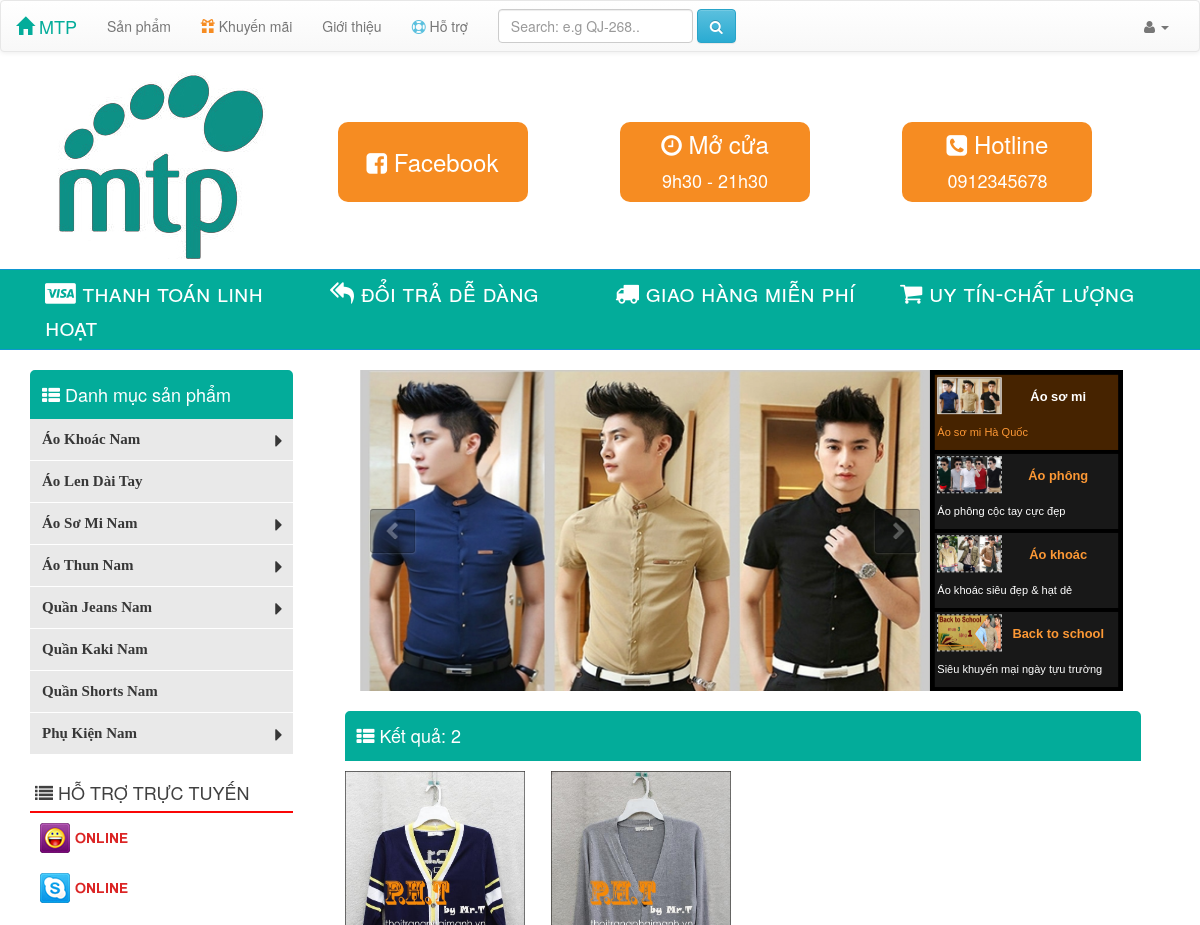
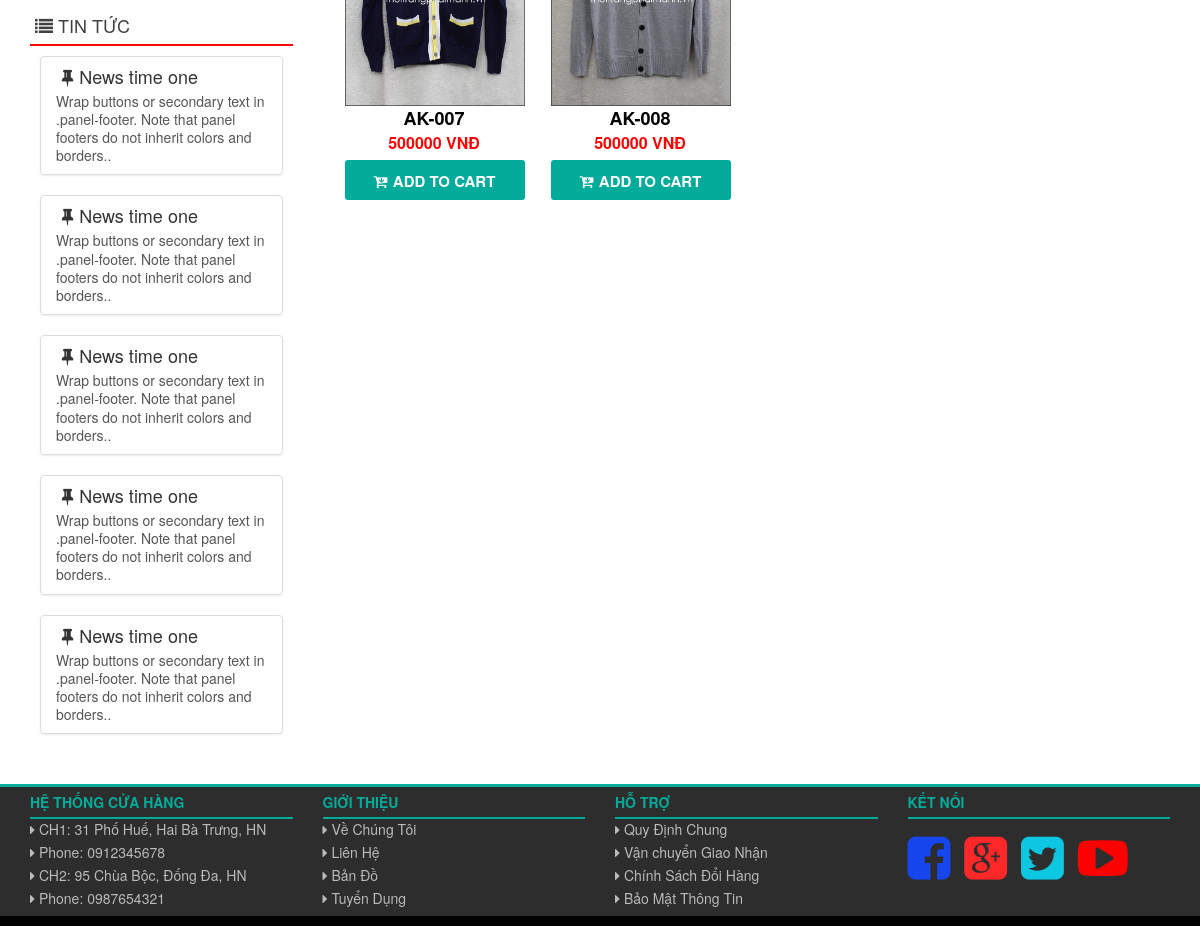
The page /index.php/shop/search on the database its author committed (2 pictures, top to bottom).
### tables this page shows
CREATE TABLE `catalog` (
  `catalogId` int(11) NOT NULL,
  `name` char(50) NOT NULL,
  `parent` int(11) DEFAULT NULL
);

CREATE TABLE `product` (
  `productId` int(11) NOT NULL,
  `catalogId` int(11) NOT NULL,
  `name` char(100) NOT NULL,
  `price` int(11) NOT NULL,
  `description` text,
  `images` char(200) NOT NULL
);

### application/controllers/Shop.php (called while the page is built, shortened)
<?php
class Shop extends CI_Controller{
	public function __construct(){
		$this->load->helper("url");
		$this->load->library("session");
		$this->load->Model('Mshop');
	}
	public function search(){
		$catalog_array = $this->Mshop->getCatalog();
		$data["catalog"] = $catalog_array;
		$s = $this->input->get("str");
		$s = strtoupper($s);
		$config['base_url'] = base_url().'index.php/shop/search';
		$config['total_rows'] = $this->Mshop->count_searchProduct($s);
		$config['per_page'] = 8;
        $config['uri_segment'] = 3;
        $config['num_links'] = 2;
        $config['get'] = '?str'.$s;
	    $config['first_url'] = $config['base_url'].'?'.http_build_query($_GET);
        $config['full_tag_open'] = '<nav><ul class="pagination">';
    	$config['full_tag_close'] = '</ul></nav>';
        $config['first_link'] = '&laquo; First';
        $config['first_tag_open'] = '<li>';
    	$config['first_tag_close'] = '</li>';
    	$config['last_link'] = 'Last &raquo;';
	    $config['last_tag_open'] = '<li>';
	    $config['last_tag_close'] = '</li>';
	    $config['next_link'] = 'Next &rarr;';
	    $config['next_tag_open'] = '<li>';
	    $config['next_tag_close'] = '</li>';
	    $config['prev_link'] = '&larr; Previous';
	    $config['prev_tag_open'] = '<li>';
	    $config['prev_tag_close'] = '</li>';
    	$config['cur_tag_open'] = '<li class="active"><a href="">';
	    $config['cur_tag_close'] = '</a></li>';
	    $config['num_tag_open'] = '<li>';
	    $config['num_tag_close'] = '</li>';
        $this->load->library('pagination',$config);
		$product_array = $this->Mshop->searchProduct($config['per_page'],$this->uri->segment(3),$s);
		$data["product"] = $product_array;
		$data['skq'] = $this->Mshop->count_searchProduct($s);
		$this->load->view("shop/searchg",$data);
	}
}
?>

### index.php (called while the page is built, shortened)
<?php
require_once BASEPATH.'core/CodeIgniter.php';

### application/models/Mshop.php (called while the page is built, shortened)
<?php
class Mshop extends CI_Model{
	public function getCatalog(){
		$query = $this->db->get('catalog');
		return $query->result_array();
	}
	public function searchProduct($total,$start,$s){
		$this->db->limit($total, $start);
		$this->db->like("name","$s");
		$query = $this->db->get("product");
		return $query->result_array();
	}
	public function count_searchProduct($s){
		$this->db->like("name","$s");
		$query = $this->db->get("product");
		return $query->num_rows();
	}
}
?>

### application/views/shop/searchg.php (the view, shortened to what this page needs)
<!DOCTYPE html>
<html>
<head>
	<link type ="text/css" rel="stylesheet" href="<?php echo base_url() ?>asset/bootstrap/css/reset.css" />
	<link type ="text/css" rel="stylesheet" href="<?php echo base_url() ?>asset/bootstrap/css/bootstrap.min.css" />
	<link type ="text/css" rel="stylesheet" href="<?php echo base_url() ?>asset/bootstrap/css/bootstrap-theme.min.css" />
	<link type ="text/css" rel="stylesheet" href="<?php echo base_url() ?>asset/font-awesome/css/font-awesome.css" />
	<link type ="text/css" rel="stylesheet" href="<?php echo base_url() ?>asset/css/style-shop.css" />
    <link type ="text/css" rel="stylesheet" href="<?php echo base_url() ?>asset/css/coin-slider-styles.css"/>
    <link type ="text/css" rel="stylesheet" href="<?php echo base_url() ?>asset/css/style-product.css"/>
</head>
<body>
	<?php include 'navbar.php';?>
    <div class="container">
        <div class="row">
            <div class="col-xs-12 col-sm-3 col-md-3">
                <a href="<?php echo base_url() ?>index.php/shop">
                    <img src="<?php echo base_url() ?>asset/images/logo.jpg" style="margin-bottom:10px; margin-left: 26px;">
                </a>
            </div>
            <div class="col-xs-12 col-sm-9 col-md-9 hidden-xs">
                <div class="col-xs-12 col-sm-4 col-md-4">
                    <div class="box1">
                        <i class="fa fa-facebook-square"></i> Facebook
                    </div>
                </div>
                <div class="col-xs-12 col-sm-4 col-md-4">
                    <div class="box2">
                        <i class="fa fa-clock-o"></i> Mở cửa<br>
                        <span style="font-size: 18px;">9h30 - 21h30</span>
                    </div>
                </div>
                <div class="col-xs-12 col-sm-4 col-md-4">
                    <div class="box3">
                        <i class="fa fa-phone-square"></i> Hotline<br>
                        <span style="font-size: 18px;">0912345678</span>
                    </div>
                </div>
            </div>
        </div>
    </div>
    <div style="background:#03AC9A; width:100%; border-top:solid 1px #0D97D0; border-bottom:solid 1px #0D97D0; padding:5px;">
        <div class="container">
            <div class="row">
                <div class="col-xs-12 col-sm-12 col-md-12">
                    <div class="col-xs-12 col-sm-3 col-md-3">
                        <a href="#" style="text-decoration: none;"><span class="khauhieu"><i class="fa fa-cc-visa"></i> thanh toán linh hoạt </span></a>
                    </div>
                    <div class="col-xs-12 col-sm-3 col-md-3">
                        <a href="#" style="text-decoration: none;"><span class="khauhieu"><i class="fa fa-mail-reply-all"></i> đổi trả dễ dàng </span></a>
                    </div>
                    <div class="col-xs-12 col-sm-3 col-md-3">
                        <a href="#" style="text-decoration: none;"><span class="khauhieu"><i class="fa fa-truck"></i> giao hàng miễn phí </span></a>
                    </div>
                    <div class="col-xs-12 col-sm-3 col-md-3">
                        <a href="#" style="text-decoration: none;"><span class="khauhieu"><i class="fa fa-shopping-cart"></i> uy tín-chất lượng </span></a>
                    </div>
                </div>
            </div>
        </div>
    </div>
    <div class="container">
        <div class="row">
            <div class="col-xs-12 col-sm-3 col-md-3" style="color: #fff;">
                <div class="panel-dark"><i class="fa fa-th-list"></i> Danh mục sản phẩm</div>
                <div class="panel-dark-body panel-bg">
                    <?php include 'sidebar.php';?>
                </div>
                <div class="panel-news hidden-xs"><i class="fa fa-list"></i> HỖ TRỢ TRỰC TUYẾN</div>
                <div class="panel-news-body hidden-xs">
                    <div style="margin-bottom: 20px;">
                        <a href="#"><img src="<?php echo base_url() ?>asset/images/yahoo-on.png"></a>
                    </div>
                    <div>
                        <a href="#"><img src="<?php echo base_url() ?>asset/images/skype-on.png"></a>
                    </div>
                </div>
                <div class="panel-news hidden-xs"><i class="fa fa-list"></i> TIN TỨC</div>
                <div class="panel-news-body hidden-xs">
                    <?php
                    for($i=0; $i<5; $i++){
                        echo '<div class="list-group">';
                        echo '<a href="#" class="list-group-item">';
                        echo '<h4 class="list-group-item-heading"><i class="fa  fa-thumb-tack fa-fw"></i>News time one</h4>';
                        echo '<p class="list-group-item-text">Wrap buttons or secondary text in
                        .panel-footer. Note that panel footers do not inherit colors and borders..
                        </p>';
                        echo '</a>';
                        echo '</div>';
                    }
                    ?>
                </div>
            </div>
            <div class="col-xs-12 col-sm-9 col-md-9" style="color: #fff;">
                <div class="hidden-xs" style="margin-top:20px; width:90%; background-color: #000; margin-left:37px;">
                </div>
                <div class="panel-dark" style="width:94%; margin-left: 22px;"><i class="fa fa-th-list"></i> Kết quả: <?php echo $skq;
                ?></div>
                <div class="panel-dark-body2">
                    <?php
                        foreach ($product as $row) {
                            echo '<div class="col-xs-12 col-sm-6 col-md-3 product">';
                            echo '<a href="'. base_url().'index.php/product/index?id='.$row['productId'] .'">';
                            echo '<img width="180" height="260" src="' . $row['images'] . '">';
                            echo '<div class="title">'. $row['name'] .'</div>';
                            echo '<div class="price">'. $row['price'] .' VNĐ</div>';
                            echo '</a>';
                            echo '<a href="'.base_url().'index.php/users" style="color:#fff;">';
                            echo '<button class="add-to-cart" id="add"><i class="fa fa-cart-arrow-down"></i> ADD TO CART</button>';
                            echo '</a></div>';
                        }
                    ?>
                </div>
            </div>
        </div>
    </div>
	<?php include 'footer.php'; ?>
</body>
</html>

### application/views/shop/sidebar.php (shortened to what this page needs)
<!DOCTYPE html>
<html>
<head>
    <link rel="stylesheet" type="text/css" href="<?php echo base_url() ?>asset/css/sidebar.css" />
</head>
<body>
    <div id="smoothmenu2" class="ddsmoothmenu-v">
    <ul>
        <?php
            foreach ($catalog as $row){
                 if($row['parent'] == null){
                    echo '<li><a href ="'.base_url().'index.php/catalog/index?id='.$row['catalogId'].'">';
                    echo $row['name'];
                    foreach ($catalog as $row2){
                        if($row2['parent'] == $row['catalogId']){
                            echo '<i class="fa fa-caret-right" style="position: absolute; right:10px; font-size:20px;"></i></a>';
                            break;
                        }
                    }
                    echo '</li>';
                }
            }
        ?>
    </ul>
</div>
</body>
</html>

### asset/css/style-shop.css (style rules this page uses)
.khauhieu { color: #fff; font-size:24px; font-variant:small-caps; }
.panel-dark { padding: 10px; margin-top: 20px; font-size: 18px; background-color:#03AC9A; border: 2px solid #03AC9A; border-top-left-radius:5px;border-top-right-radius:5px; }
.panel-dark-body { padding: 0px; border: 0px solid #03AC9A; border-top:none; }
.panel-dark-body2 { padding: 10px; border: none; }
.panel-bg { background-color: #E9E9E9 }
.panel-news { padding: 5px; margin-top: 20px; font-size: 18px; border-bottom: 2px solid #FA0606; color: #404040; }
.panel-news-body { padding: 10px; }
.box1 { height: 80px; width: 190px; margin-top: 50px; padding: 5px; border-radius: 10px; background-color: #F68C22; color:#fff; line-height: 70px; font-size: 24px; text-align: center; }
.box2 { height: 80px; width: 190px; margin-top: 50px; padding: 5px; border-radius: 10px; background-color: #F68C22; color:#fff; font-size: 24px; text-align: center; }
.box3 { height: 80px; width: 190px; margin-top: 50px; padding: 5px; border-radius: 10px; background-color: #F68C22; color:#fff; font-size: 24px; text-align: center; }

### asset/css/style-product.css (style rules this page uses)
.product { height:370px; width: 206px; padding-left: 12px; border: 1px solid #D6D6D6; border: none; border-radius: 3px; float: left; margin-bottom: 30px; transition: 0.2s; -webkit-transition: 0.2s; -moz-transition: 0.2s; -o-transition: 0.2s; }
.add-to-cart { height: 40px; line-height: 40px; width: 180px; margin-top: 5px; border: none; border-radius: 3px; background-color: #03AC9A; text-align: center; font-size: 15px; font-weight: bold; color: #fff; }
.title { color: #000; text-align: center; font-size: 18px; font-weight: bold; }
.price { color: red; text-align: center; font-size: 16px; font-weight: bold; }

### asset/css/sidebar.css (style rules this page uses)
.ddsmoothmenu-v { display: none; }
.ddsmoothmenu-v ul { margin: 0; padding: 0px; width: 100%; list-style-type: none; font: bold 12px Verdana; }
.ddsmoothmenu-v ul li { position: relative; float: none; }
.ddsmoothmenu-v ul li a { display: block; overflow: auto; color: white; text-decoration: none; padding: 6px 23px 6px 6px; border-bottom: 1px solid #fff; }
.ddsmoothmenu-v ul li a:link, .ddsmoothmenu-v ul li a:visited, .ddsmoothmenu-v ul li a:active { background: #E9E9E9; color: #373737; padding: 12px; font-size: 15px; }

### application/views/shop/footer.php (style rules this page uses)
a { color:#BABABA; text-decoration: none; }

### rows shown on the page
catalog: name "Áo Khoác Nam"
catalog: name "Áo Len Dài Tay"
catalog: name "Áo Sơ Mi Nam"
catalog: name "Áo Thun Nam"
catalog: name "Quần Jeans Nam"
catalog: name "Quần Kaki Nam"
catalog: name "Quần Shorts Nam"
catalog: name "Phụ Kiện Nam"
product: images (picture), name "AK-007", price "500000"
product: images (picture), name "AK-008", price "500000"

### other values the page prints
$skq "2"
